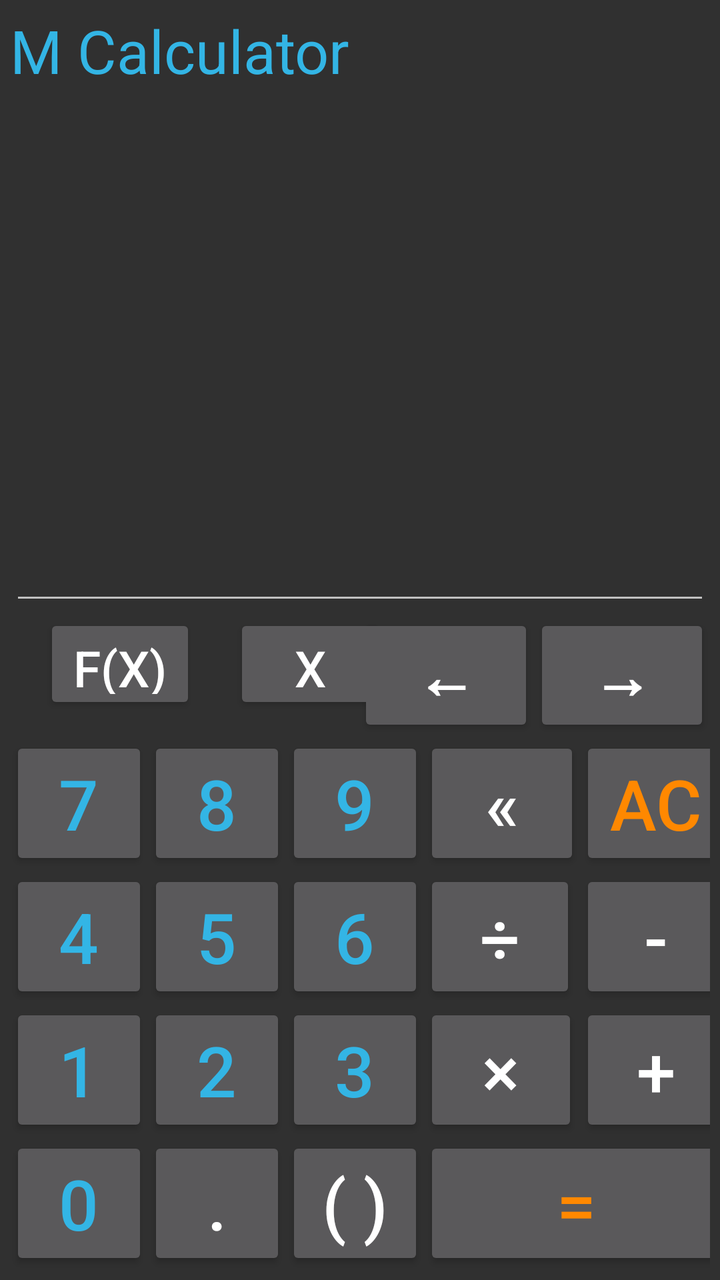
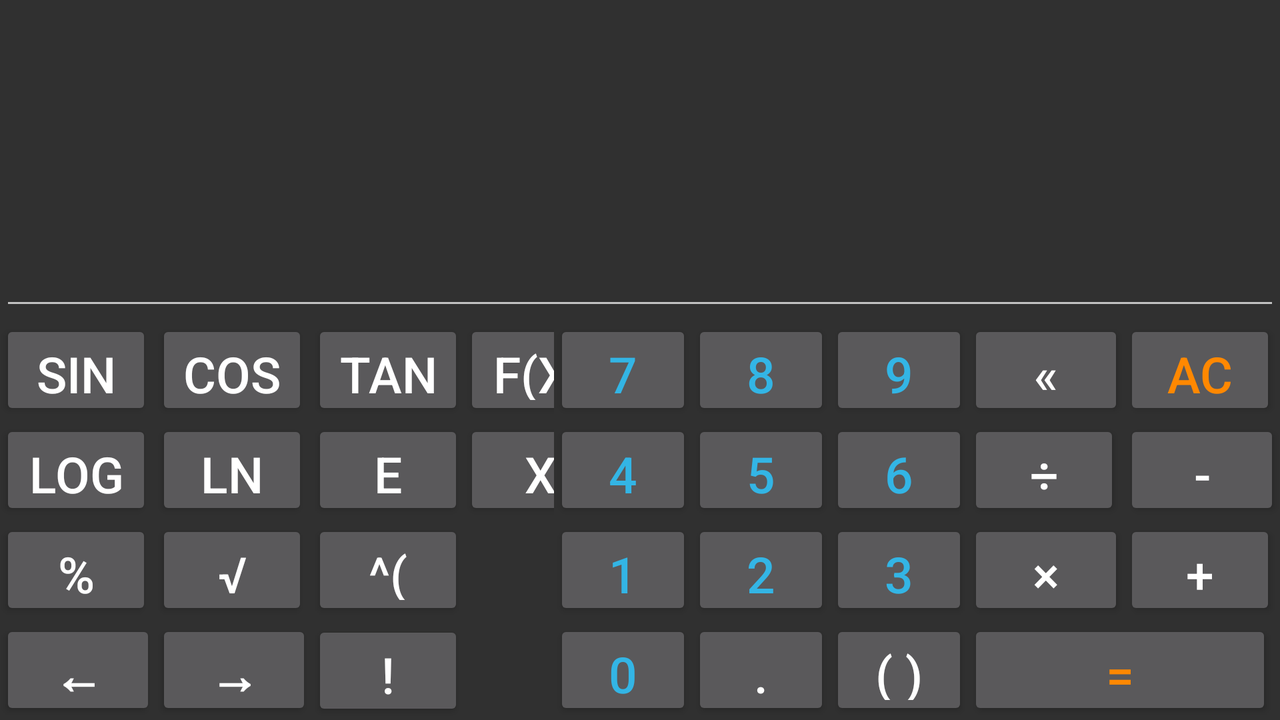

One screen, two layout resources from the same app: the default and the repository's alternative for another configuration. Each is rendered where Android would select it; the XML of both is given below.
<!-- AndroidManifest.xml: application theme hani_theme -->
<!-- res/layout/activity_main.xml -->
<RelativeLayout xmlns:android="http://schemas.android.com/apk/res/android"
    android:layout_width="match_parent"
    android:layout_height="match_parent"
    android:layout_margin="5sp">


    <Button
        android:id="@+id/fxBTN"
        android:layout_width="76dp"
        android:layout_height="50dp"
        android:layout_column="3"
        android:layout_row="0"
        android:longClickable="false"
        android:onClick="plot"
        android:text="F(X)"
        android:textSize="25dp"
        android:layout_alignTop="@+id/left"
        android:layout_toEndOf="@+id/temp"
        android:layout_marginStart="17dp" />
    <Button
        android:id="@+id/xBTN"
        android:layout_width="76dp"
        android:layout_height="50dp"
        android:layout_column="3"
        android:layout_row="1"
        android:longClickable="false"
        android:onClick="xClick"
        android:text="X"
        android:textSize="25dp"
        android:layout_alignBaseline="@+id/fxBTN"
        android:layout_alignBottom="@+id/fxBTN"
        android:layout_toEndOf="@+id/fxBTN"
        android:layout_marginStart="19dp" />

    <GridLayout
        android:layout_width="match_parent"
        android:layout_height="wrap_content"
        android:id="@+id/glayout"
        android:layout_alignParentBottom="true">

        <Button
            android:id="@+id/clear"
            android:layout_width="76dp"
            android:layout_height="wrap_content"
            android:layout_column="4"
            android:layout_gravity="left"
            android:layout_row="0"
            android:longClickable="true"
            android:onClick="allClear"
            android:text="AC"
            android:textColor="@android:color/holo_orange_dark"
            android:textSize="35dp" />

        <Button
            android:id="@+id/n4"
            android:layout_width="69dp"
            android:layout_height="wrap_content"
            android:layout_column="0"
            android:layout_row="1"
            android:onClick="n4"
            android:text="4"
            android:textColor="?attr/colorPrimary"
            android:textSize="35dp" />

        <Button
            android:id="@+id/n5"
            android:layout_width="69dp"
            android:layout_height="wrap_content"
            android:layout_column="1"
            android:layout_row="1"
            android:onClick="n5"
            android:text="5"
            android:textColor="?attr/colorPrimary"
            android:textSize="35dp" />

        <Button
            android:id="@+id/n6"
            android:layout_width="69dp"
            android:layout_height="wrap_content"
            android:layout_column="2"
            android:layout_row="1"
            android:onClick="n6"
            android:text="6"
            android:textColor="?attr/colorPrimary"
            android:textSize="35dp" />

        <Button
            android:layout_width="76dp"
            android:layout_height="wrap_content"
            android:text="÷"
            android:id="@+id/div"
            android:layout_row="1"
            android:layout_column="3"
            android:textSize="35dp"
            android:onClick="div"
            />

        <Button
            android:layout_width="76dp"
            android:layout_height="wrap_content"
            android:text="-"
            android:id="@+id/mines"
            android:layout_row="1"
            android:layout_column="4"
            android:textSize="35dp"
            android:onClick="mines" />


        <Button
            android:id="@+id/n1"
            android:layout_width="69dp"
            android:layout_height="wrap_content"
            android:layout_column="0"
            android:layout_row="2"
            android:onClick="n1"
            android:text="1"
            android:textColor="?attr/colorPrimary"
            android:textSize="35dp" />

        <Button
            android:id="@+id/n2"
            android:layout_width="69dp"
            android:layout_height="wrap_content"
            android:layout_column="1"
            android:layout_row="2"
            android:onClick="n2"
            android:text="2"
            android:textColor="?attr/colorPrimary"
            android:textSize="35dp" />

        <Button
            android:id="@+id/n3"
            android:layout_width="69dp"
            android:layout_height="wrap_content"
            android:layout_column="2"
            android:layout_row="2"
            android:onClick="n3"
            android:shadowColor="#000000"
            android:text="3"
            android:textColor="?attr/colorPrimary"
            android:textSize="35dp" />

        <Button
            android:layout_width="77dp"
            android:layout_height="wrap_content"
            android:text="×"
            android:id="@+id/button3"
            android:layout_row="2"
            android:layout_column="3"
            android:textSize="35dp"
            android:onClick="mul" />

        <Button
            android:layout_width="76dp"
            android:layout_height="wrap_content"
            android:text="+"
            android:id="@+id/plus"
            android:layout_row="2"
            android:layout_column="4"
            android:textSize="35dp"
            android:onClick="plus"/>

        <Button
            android:id="@+id/n0"
            android:layout_width="69dp"
            android:layout_height="wrap_content"
            android:layout_column="0"
            android:layout_row="3"
            android:onClick="n0"
            android:text="0"
            android:textColor="?attr/colorPrimary"
            android:textSize="35dp" />

        <Button
            android:id="@+id/n7"
            android:layout_width="69dp"
            android:layout_height="wrap_content"
            android:layout_column="0"
            android:layout_row="0"
            android:onClick="n7"
            android:text="7"
            android:textColor="?attr/colorPrimary"
            android:textSize="35dp" />

        <Button
            android:id="@+id/n8"
            android:layout_width="69dp"
            android:layout_height="wrap_content"
            android:layout_column="1"
            android:layout_row="0"
            android:onClick="n8"
            android:text="8"
            android:textColor="?attr/colorPrimary"
            android:textSize="35dp" />

        <Button
            android:id="@+id/n9"
            android:layout_width="69dp"
            android:layout_height="wrap_content"
            android:layout_column="2"
            android:layout_row="0"
            android:onClick="n9"
            android:text="9"
            android:textColor="?attr/colorPrimary"
            android:textSize="35dp" />

        <Button
            android:layout_width="78dp"
            android:layout_height="wrap_content"
            android:text="«"
            android:id="@+id/backspace"
            android:layout_row="0"
            android:layout_column="3"
            android:textSize="35dp"
            android:onClick="backspace"
            android:singleLine="false"
            android:longClickable="true" />

        <Button
            android:layout_width="69dp"
            android:layout_height="wrap_content"
            android:text="."
            android:id="@+id/button"
            android:layout_row="3"
            android:layout_column="1"
            android:textSize="35dp"
            android:onClick="dot" />

        <Button
            android:layout_width="69dp"
            android:layout_height="wrap_content"
            android:text="( )"
            android:id="@+id/brackts"
            android:layout_row="3"
            android:layout_column="2"
            android:textSize="35dp"
            android:onClick="brackets"
            android:longClickable="true" />

        <Button
            android:id="@+id/equal"
            android:layout_width="152dp"
            android:layout_height="wrap_content"
            android:layout_column="3"
            android:layout_columnSpan="2"
            android:layout_row="3"
            android:longClickable="true"
            android:onClick="equal"
            android:text="="
            android:textColor="@android:color/holo_orange_dark"
            android:textSize="35dp" />

    </GridLayout>

    <TextView
        android:layout_width="wrap_content"
        android:layout_height="wrap_content"
        android:text="M Calculator"
        android:id="@+id/mCalculatorLBL"
        android:textSize="30sp"
        android:textColor="?attr/colorPrimary"/>

    <Button
        android:layout_width="30sp"
        android:layout_height="30sp"
        android:id="@+id/aboutBTN"
        android:background="@drawable/about"
        android:layout_marginLeft="10sp"
        android:layout_marginTop="5sp"
        android:layout_toEndOf="@id/mCalculatorLBL"
         />
    <TextView
        android:layout_width="wrap_content"
        android:layout_height="wrap_content"
        android:id="@+id/temp"
        android:layout_marginTop="50dp"
        android:textSize="30dp"
        android:onClick="temp_click" />

    <EditText
        android:layout_width="match_parent"
        android:layout_height="wrap_content"
        android:id="@+id/editText"
        android:textSize="40dp"
        android:layout_above="@+id/glayout"
        android:layout_alignParentLeft="true"
        android:layout_alignParentStart="true"
        android:layout_marginBottom="61dp"
        android:inputType="none"
        android:autoText="true"
        android:longClickable="false" />

    <Button
        android:layout_width="wrap_content"
        android:layout_height="wrap_content"
        android:text="←"
        android:id="@+id/left"
        android:textSize="30dp"
        android:textStyle="bold"
        android:onClick="left"
        android:layout_alignTop="@+id/right"
        android:layout_toLeftOf="@+id/right"
        android:layout_toStartOf="@+id/right" />

    <Button
        android:layout_width="wrap_content"
        android:layout_height="wrap_content"
        android:text="→"
        android:id="@+id/right"
        android:textSize="30dp"
        android:textStyle="bold"
        android:onClick="right"
        android:layout_above="@+id/glayout"
        android:layout_alignParentRight="true"
        android:layout_alignParentEnd="true" />

</RelativeLayout>
<!-- resources referenced by this layout -->
<resources>
  <style name="hani_theme" parent="Theme.AppCompat.NoActionBar">
          <item name="colorPrimary">@android:color/holo_blue_light</item>
          <item name="colorAccent">@android:color/holo_blue_light</item>
      </style>
</resources>
<!-- res/layout-land/activity_main.xml (the repository's variant of the layout above) -->
<!-- drawn on the phone turned sideways -->
<RelativeLayout xmlns:android="http://schemas.android.com/apk/res/android"
    xmlns:tools="http://schemas.android.com/tools"
    android:layout_width="match_parent"
    android:layout_height="match_parent"
    android:orientation="vertical"
    android:weightSum="1"
    android:longClickable="true"
    tools:context=".Main">

    <GridLayout
        android:layout_width="wrap_content"
        android:layout_height="wrap_content"
        android:id="@+id/glayout"
        android:rowCount="4"
        android:columnCount="5"
        android:layout_alignWithParentIfMissing="false"
        android:layout_alignParentBottom="true"
        android:layout_alignParentRight="true"
        android:layout_alignParentEnd="true">

        <Button
            android:layout_width="69dp"
            android:layout_height="50dp"
            android:layout_column="0"
            android:layout_row="1"
            android:onClick="n4"
            android:text="4"
            android:textColor="?attr/colorPrimary"
            android:textSize="25dp" />

        <Button
            android:layout_width="69dp"
            android:layout_height="50dp"
            android:layout_column="1"
            android:layout_row="1"
            android:onClick="n5"
            android:text="5"
            android:textColor="?attr/colorPrimary"
            android:textSize="25dp" />

        <Button
            android:layout_width="69dp"
            android:layout_height="50dp"
            android:layout_column="2"
            android:layout_row="1"
            android:onClick="n6"
            android:text="6"
            android:textColor="?attr/colorPrimary"
            android:textSize="25dp" />

        <Button
            android:layout_width="76dp"
            android:layout_height="50dp"
            android:text="÷"
            android:layout_row="1"
            android:layout_column="3"
            android:textSize="25dp"
            android:onClick="div"
            />

        <Button
            android:layout_width="78dp"
            android:layout_height="50dp"
            android:text="-"
            android:layout_row="1"
            android:layout_column="4"
            android:textSize="25dp"
            android:onClick="mines" />


        <Button
            android:layout_width="69dp"
            android:layout_height="50dp"
            android:layout_column="0"
            android:layout_row="2"
            android:onClick="n1"
            android:text="1"
            android:textColor="?attr/colorPrimary"
            android:textSize="25dp" />

        <Button
            android:layout_width="69dp"
            android:layout_height="50dp"
            android:layout_column="1"
            android:layout_row="2"
            android:onClick="n2"
            android:text="2"
            android:textColor="?attr/colorPrimary"
            android:textSize="25dp" />

        <Button
            android:layout_width="69dp"
            android:layout_height="50dp"
            android:layout_column="2"
            android:layout_row="2"
            android:onClick="n3"
            android:text="3"
            android:textColor="?attr/colorPrimary"
            android:textSize="25dp" />

        <Button
            android:layout_width="78dp"
            android:layout_height="50dp"
            android:text="×"
            android:layout_row="2"
            android:layout_column="3"
            android:textSize="25dp"
            android:onClick="mul" />

        <Button
            android:layout_width="76dp"
            android:layout_height="50dp"
            android:text="+"
            android:layout_row="2"
            android:layout_column="4"
            android:textSize="25dp"
            android:onClick="plus"/>

        <Button
            android:layout_width="69dp"
            android:layout_height="50dp"
            android:layout_column="0"
            android:layout_row="3"
            android:onClick="n0"
            android:text="0"
            android:textColor="?attr/colorPrimary"
            android:textSize="25dp" />

        <Button
            android:layout_width="69dp"
            android:layout_height="50dp"
            android:layout_column="0"
            android:layout_row="0"
            android:onClick="n7"
            android:text="7"
            android:textColor="?attr/colorPrimary"
            android:textSize="25dp" />

        <Button
            android:layout_width="69dp"
            android:layout_height="50dp"
            android:layout_column="1"
            android:layout_row="0"
            android:onClick="n8"
            android:text="8"
            android:textColor="?attr/colorPrimary"
            android:textSize="25dp" />

        <Button
            android:layout_width="69dp"
            android:layout_height="50dp"
            android:layout_column="2"
            android:layout_row="0"
            android:onClick="n9"
            android:text="9"
            android:textColor="?attr/colorPrimary"
            android:textSize="25dp" />

        <Button
            android:layout_width="78dp"
            android:layout_height="50dp"
            android:text="«"
            android:id="@+id/backspace"
            android:layout_row="0"
            android:layout_column="3"
            android:textSize="25dp"
            android:onClick="backspace"
            android:singleLine="false"
            />

        <Button
            android:layout_width="69dp"
            android:layout_height="50dp"
            android:text="."
            android:layout_row="3"
            android:layout_column="1"
            android:textSize="25dp"
            android:onClick="dot" />

        <Button
            android:layout_width="69dp"
            android:layout_height="50dp"
            android:text="( )"
            android:layout_row="3"
            android:layout_column="2"
            android:textSize="25dp"
            android:onClick="brackets" />

        <Button
            android:id="@+id/equal"
            android:layout_width="152dp"
            android:layout_height="50dp"
            android:layout_column="3"
            android:layout_columnSpan="2"
            android:layout_row="3"
            android:onClick="equal"
            android:text="="
            android:textColor="@android:color/holo_orange_dark"
            android:textSize="25dp" />

        <Button
            android:layout_width="76dp"
            android:layout_height="50dp"
            android:layout_column="4"
            android:layout_row="0"
            android:longClickable="true"
            android:onClick="allClear"
            android:text="AC"
            android:textColor="@android:color/holo_orange_dark"
            android:textSize="25dp" />

    </GridLayout>

    <EditText
        android:layout_width="match_parent"
        android:layout_height="wrap_content"
        android:id="@+id/editText"
        android:autoText="true"
        android:textSize="30dp"
        android:layout_above="@+id/glayout"
        android:layout_alignParentLeft="true"
        android:layout_alignParentStart="true"
        android:inputType="none" />

    <GridLayout
        android:layout_width="wrap_content"
        android:layout_height="match_parent"
        android:layout_alignTop="@+id/glayout"
        android:layout_toStartOf="@+id/glayout">

        <Button
            android:id="@+id/fxBTN"
            android:layout_width="76dp"
            android:layout_height="50dp"
            android:layout_column="3"
            android:layout_row="0"
            android:longClickable="false"
            android:onClick="plot"
            android:text="F(X)"
            android:textSize="25dp" />
        <Button
            android:layout_width="76dp"
            android:layout_height="50dp"
            android:layout_column="3"
            android:layout_row="1"
            android:longClickable="false"
            android:onClick="xClick"
            android:text="X"
            android:textSize="25dp" />

        <Button
            android:layout_width="76dp"
            android:layout_height="50dp"
            android:layout_column="0"
            android:layout_row="0"
            android:longClickable="false"
            android:onClick="sin"
            android:text="Sin"
            android:textSize="25dp" />

        <Button
            android:layout_width="76dp"
            android:layout_height="50dp"
            android:layout_column="1"
            android:layout_row="0"
            android:longClickable="false"
            android:onClick="cos"
            android:text="Cos"
            android:textSize="25dp" />

        <Button
            android:layout_width="76dp"
            android:layout_height="50dp"
            android:layout_column="2"
            android:layout_row="0"
            android:longClickable="false"
            android:onClick="tan"
            android:text="Tan"
            android:textSize="25dp" />

        <Button
            android:layout_width="76dp"
            android:layout_height="50dp"
            android:layout_column="0"
            android:layout_row="1"
            android:longClickable="false"
            android:onClick="log"
            android:text="Log"
            android:textSize="25dp" />

        <Button
            android:layout_width="76dp"
            android:layout_height="50dp"
            android:layout_column="1"
            android:layout_row="1"
            android:longClickable="false"
            android:onClick="ln"
            android:text="Ln"
            android:textSize="25dp" />

        <Button
            android:layout_width="76dp"
            android:layout_height="50dp"
            android:layout_column="2"
            android:layout_row="1"
            android:longClickable="false"
            android:onClick="e"
            android:text="e"
            android:textSize="25dp" />

        <Button
            android:layout_width="76dp"
            android:layout_height="50dp"
            android:layout_column="0"
            android:layout_row="2"
            android:longClickable="false"
            android:onClick="percent"
            android:text="%"
            android:textSize="25dp" />

        <Button
            android:layout_width="76dp"
            android:layout_height="50dp"
            android:layout_column="1"
            android:layout_row="2"
            android:longClickable="false"
            android:onClick="sqrt"
            android:text="√"
            android:textSize="25dp" />

        <Button
            android:layout_width="76dp"
            android:layout_height="50dp"
            android:layout_column="2"
            android:layout_row="2"
            android:longClickable="false"
            android:onClick="pow"
            android:text="^("
            android:textSize="25dp" />

        <Button
            android:layout_width="78dp"
            android:layout_height="50dp"
            android:layout_column="0"
            android:layout_row="3"
            android:onClick="left"
            android:text="←"
            android:textSize="25dp"
            android:textStyle="bold" />

        <Button
            android:id="@+id/right"
            android:layout_width="78dp"
            android:layout_height="50dp"
            android:layout_column="1"
            android:layout_row="3"
            android:onClick="right"
            android:text="→"
            android:textSize="25dp"
            android:textStyle="bold" />

        <Button
            android:layout_width="76dp"
            android:layout_height="50dp"
            android:layout_column="2"
            android:layout_row="3"
            android:longClickable="false"
            android:onClick="fact"
            android:text="!"
            android:textSize="25dp" />
    </GridLayout>

    <TextView
        android:layout_width="wrap_content"
        android:layout_height="wrap_content"
        android:textAppearance="?android:attr/textAppearanceSmall"
        android:id="@+id/temp"
        android:textSize="20dp"
        android:layout_above="@+id/editText"
        android:layout_alignParentLeft="true"
        android:layout_alignParentStart="true" />


</RelativeLayout>
